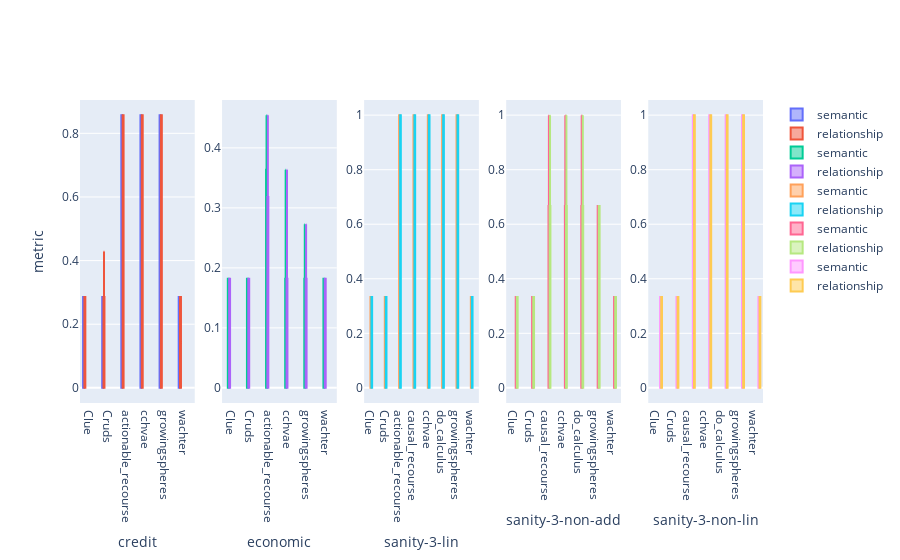

Notebook cell for this chart:
### Code cell
'''Only Linear Data'''

from plotly.subplots import make_subplots
import plotly.graph_objects as go
import plotly.graph_objects as go
import numpy as np
np.random.seed(1)
data= df[df['model']=='linear']
i=1
fig = make_subplots(rows=1, cols=len(np.unique(data['dataset'])))#fig = go.Figure()
for a in np.unique(data['dataset']):
    d= data[data['dataset']==a].sort_values('CF')
    fig.add_trace(go.Box(x=d["CF"], y=d["semantic"], name='semantic'),row=1, col=i )
    fig.add_trace(go.Box(x=d["CF"], y=d["correct_relationships"],name='relationship'),row=1, col=i )
    fig.update_xaxes(title_text=f"{a}", row=1, col=i)
    i=i+1
    

fig.update_layout(
    yaxis_title='metric',
    boxmode='group' # group together boxes of the different traces for each value of x
)

fig.show()

### Figure 1 — Plotly figure (JSON) as saved in the notebook; plotly's stock layout.template omitted (floating-point values rounded to 4 significant figures; data arrays with more than 128 entries replaced by an {"elided": "..."} marker saying what was removed)
{"data": [{"name": "semantic", "type": "box", "x": {"elided": "496 str values"}, "xaxis": "x", "y": {"elided": "496 float values"}, "yaxis": "y"}, {"name": "relationship", "type": "box", "x": {"elided": "496 str values"}, "xaxis": "x", "y": {"elided": "496 float values"}, "yaxis": "y"}, {"name": "semantic", "type": "box", "x": {"elided": "504 str values"}, "xaxis": "x2", "y": {"elided": "504 float values"}, "yaxis": "y2"}, {"name": "relationship", "type": "box", "x": {"elided": "504 str values"}, "xaxis": "x2", "y": {"elided": "504 float values"}, "yaxis": "y2"}, {"name": "semantic", "type": "box", "x": {"elided": "665 str values"}, "xaxis": "x3", "y": {"elided": "665 float values"}, "yaxis": "y3"}, {"name": "relationship", "type": "box", "x": {"elided": "665 str values"}, "xaxis": "x3", "y": {"elided": "665 float values"}, "yaxis": "y3"}, {"name": "semantic", "type": "box", "x": {"elided": "510 str values"}, "xaxis": "x4", "y": {"elided": "510 float values"}, "yaxis": "y4"}, {"name": "relationship", "type": "box", "x": {"elided": "510 str values"}, "xaxis": "x4", "y": {"elided": "510 float values"}, "yaxis": "y4"}, {"name": "semantic", "type": "box", "x": {"elided": "591 str values"}, "xaxis": "x5", "y": {"elided": "591 float values"}, "yaxis": "y5"}, {"name": "relationship", "type": "box", "x": {"elided": "591 str values"}, "xaxis": "x5", "y": {"elided": "591 float values"}, "yaxis": "y5"}], "layout": {"boxmode": "group", "xaxis": {"anchor": "y", "domain": [0, 0.168], "title": {"text": "credit"}}, "xaxis2": {"anchor": "y2", "domain": [0.208, 0.376], "title": {"text": "economic"}}, "xaxis3": {"anchor": "y3", "domain": [0.416, 0.584], "title": {"text": "sanity-3-lin"}}, "xaxis4": {"anchor": "y4", "domain": [0.624, 0.792], "title": {"text": "sanity-3-non-add"}}, "xaxis5": {"anchor": "y5", "domain": [0.832, 1], "title": {"text": "sanity-3-non-lin"}}, "yaxis": {"anchor": "x", "domain": [0, 1], "title": {"text": "metric"}}, "yaxis2": {"anchor": "x2", "domain": [0, 1]}, "yaxis3": {"anchor": "x3", "domain": [0, 1]}, "yaxis4": {"anchor": "x4", "domain": [0, 1]}, "yaxis5": {"anchor": "x5", "domain": [0, 1]}}}
